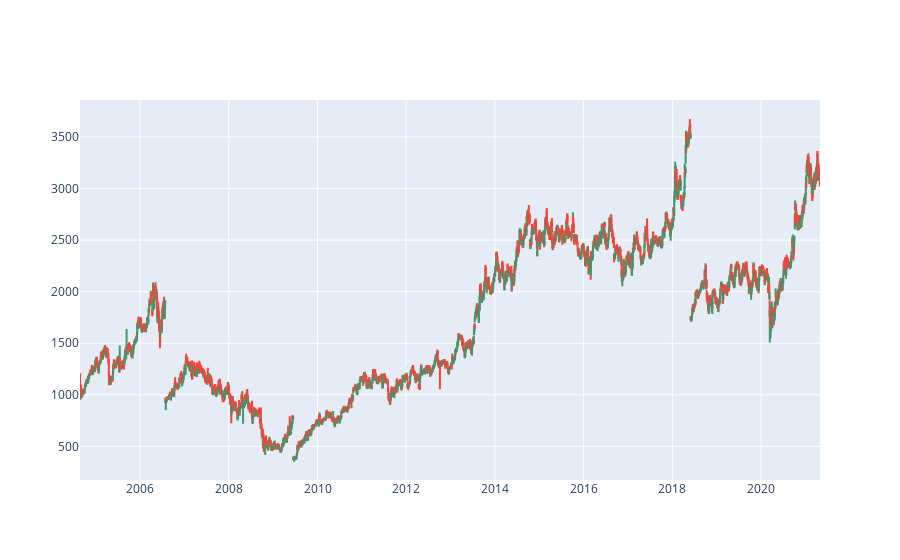

Notebook source saved alongside this figure:
### Code cell
candlesticks(tcs)

### Figure 1 — Plotly figure (JSON) as saved in the notebook; plotly's stock layout.template omitted (floating-point values rounded to 4 significant figures; data arrays with more than 128 entries replaced by an {"elided": "..."} marker saying what was removed)
{"data": [{"close": {"elided": "4139 float values"}, "high": {"elided": "4139 float values"}, "low": {"elided": "4139 float values"}, "open": {"elided": "4139 float values"}, "type": "candlestick", "x": {"elided": "4139 str values"}}], "layout": {"xaxis": {"rangeslider": {"visible": false}}}}
